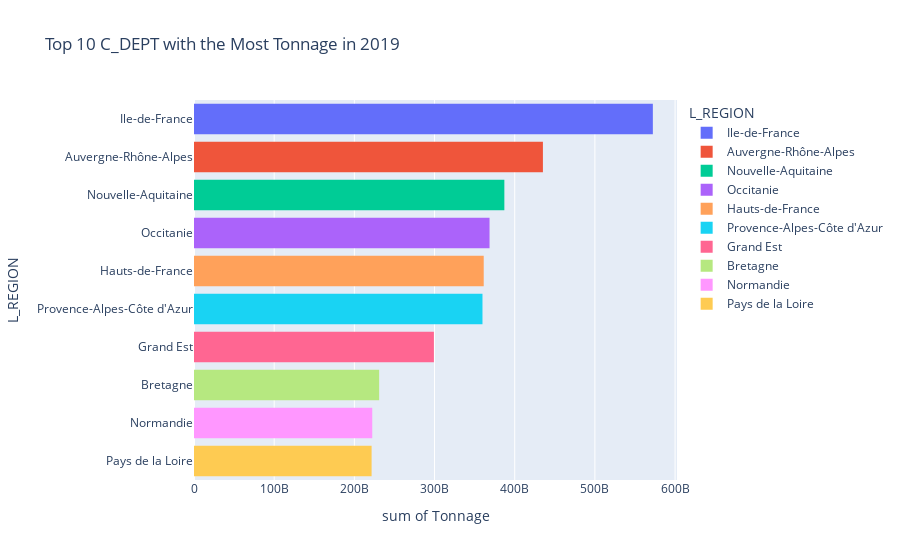

Notebook code cell kept with this figure:
### Code cell
fig = px.histogram(
    top_10_df_tonnage,
    x="TONNAGE_DMA_T",
    y="L_REGION",
    color="L_REGION",
    title="Top 10 C_DEPT with the Most Tonnage in 2019",
    labels={"TONNAGE_DMA_T": "Tonnage"},
    hover_data=["TONNAGE_DMA_T"],
)

fig.show()

### Figure 1 — Plotly figure (JSON) as saved in the notebook; plotly's stock layout.template omitted (floating-point values rounded to 4 significant figures)
{"data": [{"alignmentgroup": "True", "bingroup": "y", "histfunc": "sum", "hovertemplate": "L_REGION=%{y}<br>sum of Tonnage=%{x}<extra></extra>", "legendgroup": "Ile-de-France", "marker": {"color": "#636efa", "pattern": {"shape": ""}}, "name": "Ile-de-France", "offsetgroup": "Ile-de-France", "orientation": "h", "showlegend": true, "type": "histogram", "x": [572288407533], "xaxis": "x", "y": ["Ile-de-France"], "yaxis": "y"}, {"alignmentgroup": "True", "bingroup": "y", "histfunc": "sum", "hovertemplate": "L_REGION=%{y}<br>sum of Tonnage=%{x}<extra></extra>", "legendgroup": "Auvergne-Rhône-Alpes", "marker": {"color": "#EF553B", "pattern": {"shape": ""}}, "name": "Auvergne-Rhône-Alpes", "offsetgroup": "Auvergne-Rhône-Alpes", "orientation": "h", "showlegend": true, "type": "histogram", "x": [435180388993], "xaxis": "x", "y": ["Auvergne-Rhône-Alpes"], "yaxis": "y"}, {"alignmentgroup": "True", "bingroup": "y", "histfunc": "sum", "hovertemplate": "L_REGION=%{y}<br>sum of Tonnage=%{x}<extra></extra>", "legendgroup": "Nouvelle-Aquitaine", "marker": {"color": "#00cc96", "pattern": {"shape": ""}}, "name": "Nouvelle-Aquitaine", "offsetgroup": "Nouvelle-Aquitaine", "orientation": "h", "showlegend": true, "type": "histogram", "x": [387080034872], "xaxis": "x", "y": ["Nouvelle-Aquitaine"], "yaxis": "y"}, {"alignmentgroup": "True", "bingroup": "y", "histfunc": "sum", "hovertemplate": "L_REGION=%{y}<br>sum of Tonnage=%{x}<extra></extra>", "legendgroup": "Occitanie", "marker": {"color": "#ab63fa", "pattern": {"shape": ""}}, "name": "Occitanie", "offsetgroup": "Occitanie", "orientation": "h", "showlegend": true, "type": "histogram", "x": [368606734356], "xaxis": "x", "y": ["Occitanie"], "yaxis": "y"}, {"alignmentgroup": "True", "bingroup": "y", "histfunc": "sum", "hovertemplate": "L_REGION=%{y}<br>sum of Tonnage=%{x}<extra></extra>", "legendgroup": "Hauts-de-France", "marker": {"color": "#FFA15A", "pattern": {"shape": ""}}, "name": "Hauts-de-France", "offsetgroup": "Hauts-de-France", "orientation": "h", "showlegend": true, "type": "histogram", "x": [361344138822], "xaxis": "x", "y": ["Hauts-de-France"], "yaxis": "y"}, {"alignmentgroup": "True", "bingroup": "y", "histfunc": "sum", "hovertemplate": "L_REGION=%{y}<br>sum of Tonnage=%{x}<extra></extra>", "legendgroup": "Provence-Alpes-Côte d'Azur", "marker": {"color": "#19d3f3", "pattern": {"shape": ""}}, "name": "Provence-Alpes-Côte d'Azur", "offsetgroup": "Provence-Alpes-Côte d'Azur", "orientation": "h", "showlegend": true, "type": "histogram", "x": [359780319621], "xaxis": "x", "y": ["Provence-Alpes-Côte d'Azur"], "yaxis": "y"}, {"alignmentgroup": "True", "bingroup": "y", "histfunc": "sum", "hovertemplate": "L_REGION=%{y}<br>sum of Tonnage=%{x}<extra></extra>", "legendgroup": "Grand Est", "marker": {"color": "#FF6692", "pattern": {"shape": ""}}, "name": "Grand Est", "offsetgroup": "Grand Est", "orientation": "h", "showlegend": true, "type": "histogram", "x": [299213524828], "xaxis": "x", "y": ["Grand Est"], "yaxis": "y"}, {"alignmentgroup": "True", "bingroup": "y", "histfunc": "sum", "hovertemplate": "L_REGION=%{y}<br>sum of Tonnage=%{x}<extra></extra>", "legendgroup": "Bretagne", "marker": {"color": "#B6E880", "pattern": {"shape": ""}}, "name": "Bretagne", "offsetgroup": "Bretagne", "orientation": "h", "showlegend": true, "type": "histogram", "x": [230932501336], "xaxis": "x", "y": ["Bretagne"], "yaxis": "y"}, {"alignmentgroup": "True", "bingroup": "y", "histfunc": "sum", "hovertemplate": "L_REGION=%{y}<br>sum of Tonnage=%{x}<extra></extra>", "legendgroup": "Normandie", "marker": {"color": "#FF97FF", "pattern": {"shape": ""}}, "name": "Normandie", "offsetgroup": "Normandie", "orientation": "h", "showlegend": true, "type": "histogram", "x": [222301305745], "xaxis": "x", "y": ["Normandie"], "yaxis": "y"}, {"alignmentgroup": "True", "bingroup": "y", "histfunc": "sum", "hovertemplate": "L_REGION=%{y}<br>sum of Tonnage=%{x}<extra></extra>", "legendgroup": "Pays de la Loire", "marker": {"color": "#FECB52", "pattern": {"shape": ""}}, "name": "Pays de la Loire", "offsetgroup": "Pays de la Loire", "orientation": "h", "showlegend": true, "type": "histogram", "x": [221510599873], "xaxis": "x", "y": ["Pays de la Loire"], "yaxis": "y"}], "layout": {"barmode": "relative", "legend": {"title": {"text": "L_REGION"}, "tracegroupgap": 0}, "title": {"text": "Top 10 C_DEPT with the Most Tonnage in 2019"}, "xaxis": {"anchor": "y", "domain": [0, 1], "title": {"text": "sum of Tonnage"}}, "yaxis": {"anchor": "x", "categoryarray": ["Pays de la Loire", "Normandie", "Bretagne", "Grand Est", "Provence-Alpes-Côte d'Azur", "Hauts-de-France", "Occitanie", "Nouvelle-Aquitaine", "Auvergne-Rhône-Alpes", "Ile-de-France"], "categoryorder": "array", "domain": [0, 1], "title": {"text": "L_REGION"}}}}
